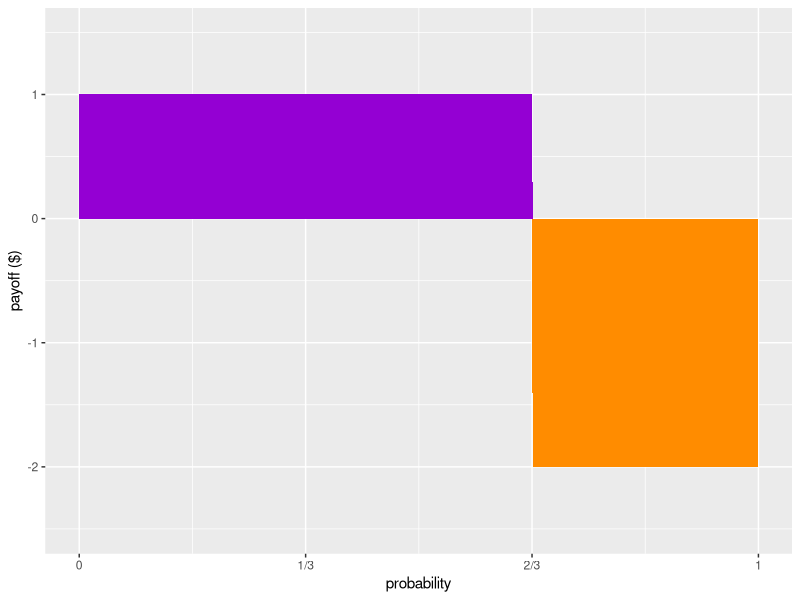
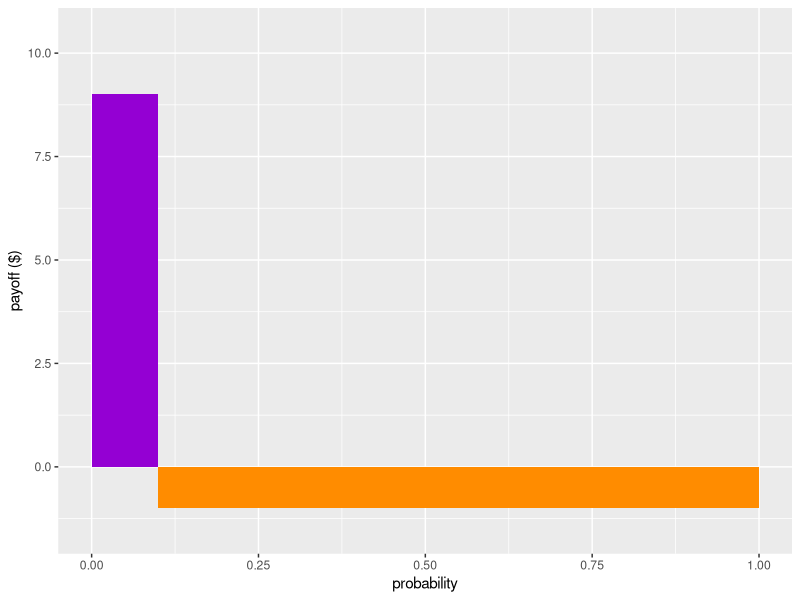

Generate these figures, in order, with R:
## ---- chunk 1
library(ggplot2)
library(dplyr)
f <- function(x) case_when(x <= 2/3 ~ 1, x <= 1 ~ 0)
g <- function(x) case_when(x <= 2/3 ~ 0, x <= 1 ~ -2)
ggplot() +
  stat_function(fun = f, geom = "area", n = 1000, fill = "darkviolet") +
  stat_function(fun = g, geom = "area", n = 1000, fill = "darkorange") +
  scale_y_continuous("payoff ($)", breaks = seq(-2, 1, 1), limits = c(-2.5, 1.5)) +
  scale_x_continuous("probability", labels = c("0" = "0", "1/3" = "1/3", "2/3" = "2/3", "1" = "1"), breaks = seq(0, 1, 1/3))
## ---- chunk 2
f <- function(x) case_when(x <= 1/10 ~ 9, x <= 1 ~ 0)
g <- function(x) case_when(x <= 1/10 ~ 0, x <= 1 ~ -1)
ggplot() +
  stat_function(fun = f, geom = "area", n = 1000, fill = "darkviolet") +
  stat_function(fun = g, geom = "area", n = 1000, fill = "darkorange") +
  scale_y_continuous("payoff ($)", limits = c(-1.5, 10.5)) +
  scale_x_continuous("probability")
## ---- chunk 3
df <- data.frame(
    Horse = c("Gumption", "Gallifray", "Tungsten", "Shadow", " "," TOTALS"),
    Odds= c("1:1", "3:1", "4:1", "9:1", " ", " "),
    Implied.Prob = c(0.5,0.25,0.2,0.1, " ", "1.05"),
    Bet = c("$100", "$50", "$40", "$20", " ", "$210 "),
    Payout = c("$100", "$150", "$160", "$180", " ", "$200")
)
knitr::kable(df, align = "c")
## ---- chunk 4
df <- data.frame(
  O = c("Used Cream (C) ", " Didn't Use (nC) ", " Total"),  
  R = c(223, 107, 330),
  nR = c(75,21,96),
  Tot = c(298,128,426)
)
colnames(df) <- c("", "Rash Gets Better (R)", "Rash Continues (nR)", "Total")
knitr::kable(df, align = "c")
